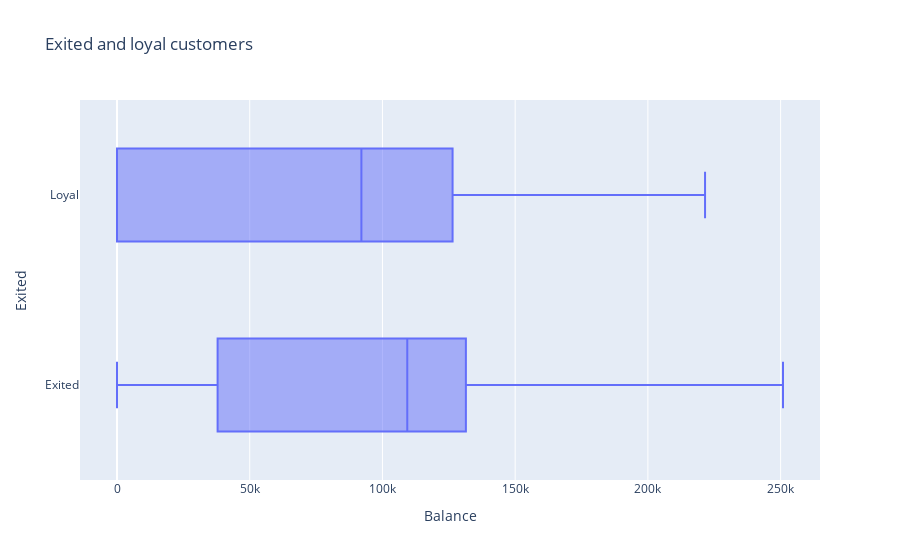

Notebook code for this chart:
### Code cell
#9.3. 
# Посмотрите на распределение баланса клиента в разрезе признака оттока. 
# Как различаются суммы на накопительном счёте ушедших и лояльных клиентов? 
# Подумайте и напишите, с чем это может быть связано, что может не устраивать ушедших клиентов в банке.
# Подходит диаграмма размаха с двумя графиками

box_df = churn_df.copy()
box_df['Exited'] = box_df['Exited'].astype('category')
box_df['Exited'] = box_df['Exited'].cat.rename_categories({1:'Exited',0:'Loyal'})

fig = px.box(
    box_df, 
    x='Balance',
    y='Exited',
    title='Exited and loyal customers',       
    orientation='h'    
)
fig.show();

'''
Вывод:
Медианное значение средств клиентов банка равны:
    лояльных: 92072 у.е;
    ушедших: 109349 у.е.    
25% квантиль 
    лояльных: 0 у.е, что совпадает с минимальным значением;
    ушедших: 37896 у.е.    
75% квантиль 
    лояльных: 126419 у.е;
    ушедших: 131435 у.е.
Судя по графику, можно сделать вывод, что ушедшие люди являются более состоятельными
и скорее всего решили либо инвестировать свои накопления во что-то, либо сменить банк, 
в связи с каким-то фактором (например с низкой процентной ставкой по вкладам).
Лояльные-же клиенты в всоем большенстве имеют меньше накоплений.
'''

### Figure 1 — Plotly figure (JSON) as saved in the notebook; plotly's stock layout.template omitted (floating-point values rounded to 4 significant figures; data arrays with more than 128 entries replaced by an {"elided": "..."} marker saying what was removed)
{"data": [{"alignmentgroup": "True", "hovertemplate": "Balance=%{x}<br>Exited=%{y}<extra></extra>", "legendgroup": "", "marker": {"color": "#636efa"}, "name": "", "notched": false, "offsetgroup": "", "orientation": "h", "showlegend": false, "type": "box", "x": {"elided": "10000 float values"}, "x0": " ", "xaxis": "x", "y": {"elided": "10000 str values"}, "y0": " ", "yaxis": "y"}], "layout": {"boxmode": "group", "legend": {"tracegroupgap": 0}, "title": {"text": "Exited and loyal customers"}, "xaxis": {"anchor": "y", "domain": [0, 1], "title": {"text": "Balance"}}, "yaxis": {"anchor": "x", "domain": [0, 1], "title": {"text": "Exited"}}}}
